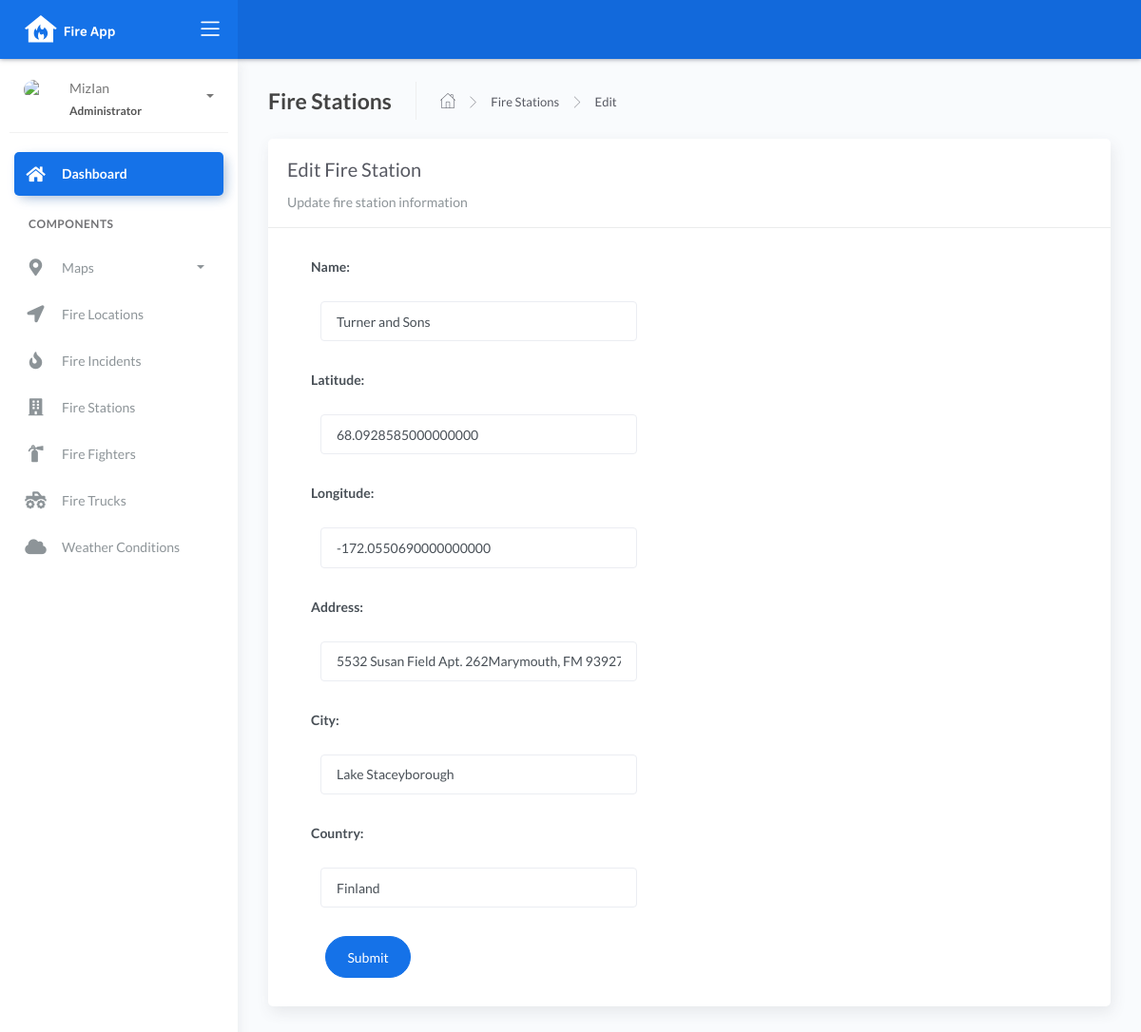
Before: /firestation_list/edit/1 with the older database file.
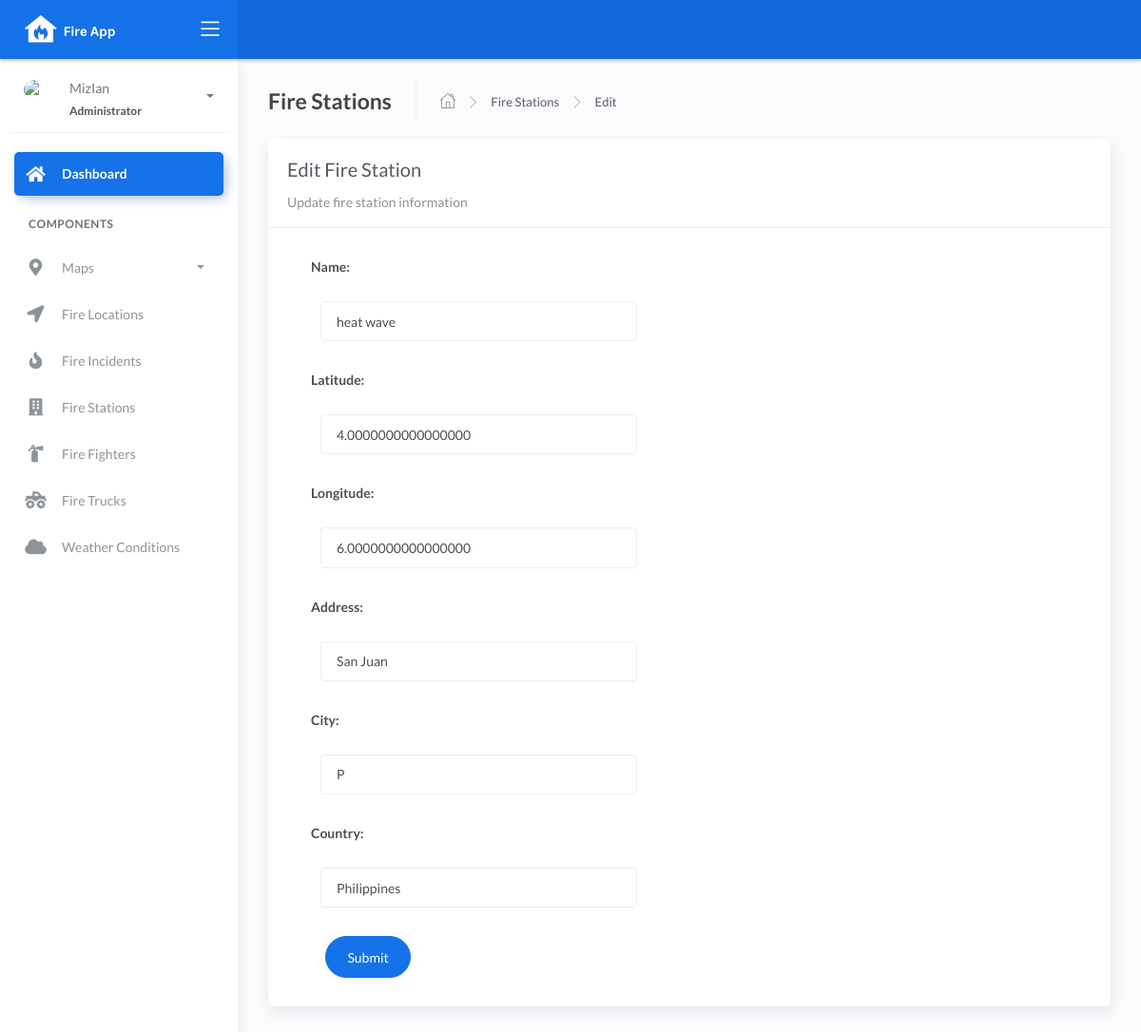
After: the same page with the newer database file.
### fire/models.py (models this page shows, shortened)
class BaseModel(models.Model):
    created_at = models.DateTimeField(auto_now_add=True, db_index=True)
    updated_at = models.DateTimeField(auto_now=True)
    class Meta:
        abstract = True

class FireStation(BaseModel):
    name = models.CharField(max_length=150)
    latitude = models.DecimalField(
        max_digits=22, decimal_places=16, null=True, blank=True)
    longitude = models.DecimalField(
        max_digits=22, decimal_places=16, null=True, blank=True)
    address = models.CharField(max_length=150)
    city = models.CharField(max_length=150)  # can be in separate table
    country = models.CharField(max_length=150)  # can be in separate table

### fire/views.py (the view)
# urls.py: path('firestation_list/edit/<int:pk>', FireStationUpdate.as_view(), name='firestation-update'),
class FireStationUpdate(UpdateView):
    model = FireStation
    form_class = FireStationForm
    template_name = "firestation_edit.html"
    success_url = reverse_lazy('firestation-list')

### fire/forms.py
class FireStationForm(ModelForm):
    class Meta:
        model = FireStation
        fields = "__all__"

### templates/firestation_edit.html
{% extends 'base.html' %} {% load static %} {% block content %}
<div class="content">
    <div class="page-inner">
        <div class="page-header">
            <h4 class="page-title">Fire Stations</h4>
            <ul class="breadcrumbs">
                <li class="nav-home">
                    <a href="{%url 'dashboard-chart' %}">
                    <i class="flaticon-home"></i>
                    </a>
                </li>
                <li class="separator">
                    <i class="flaticon-right-arrow"></i>
                </li>
                <li class="nav-item">
                    <a href="{% url 'firestation-list' %}">Fire Stations</a>
                </li>
                <li class="separator">
                    <i class="flaticon-right-arrow"></i>
                </li>
                <li class="nav-item">
                    <a href="#">Edit</a>
                </li>
            </ul>
        </div>
        <div class="row">
            <div class="col-md-12">
                <div class="card">
                    <div class="card-header">
                        <div class="card-title">Edit Fire Station</div>
                        <div class="card-category">Update fire station information</div>
                    </div>
                    <div class="col-md-6">
                    <div class="card-body">
                        <form action="" method="post" novalidate>
                            {% csrf_token %} {% include 'includes/form.html' %}
                            <div class="form-group">
                                <div class="col-md-12 col-sm-3">
                                    <button type="submit" class="btn btn-primary btn-rounded">Submit</button>
                                </div>
                            </div>
                        </form>
                    </div>
                    </div>
                </div>
            </div>
        </div>
    </div>
</div>
{% endblock %}

### templates/includes/form.html (shortened to what this page needs)
{% load widget_tweaks %}
{% for field in form %}
<div class="field item form-group">
    <label>{{ field.label_tag }}</label>
  <div class="form-group">
    {% render_field field class="form-control" %}
  </div>
</div>
{% endfor %}

Changed rows visible on the page:
changed FireStation: name "Turner and Sons" → "heat wave"; latitude "68.0928585000000000" → "4.0000000000000000"; longitude "-172.0550690000000000" → "6.0000000000000000"; address "5532 Susan Field Apt. 262Marymouth, FM 93927" → "San Juan"; city "Lake Staceyborough" → "P"; country "Finland" → "Philippines"
